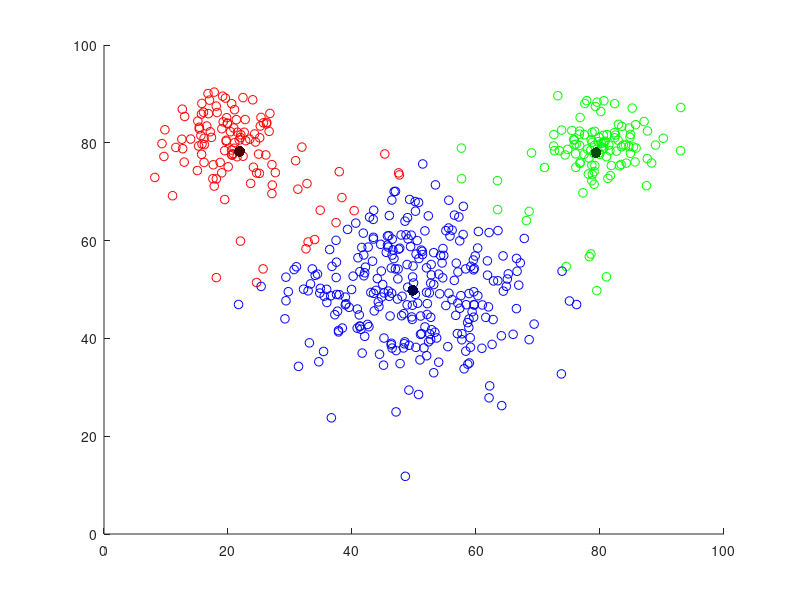

Write the MATLAB code that produced this figure.
% Uebung 03
% ----------
% Video zu PCA: https://www.youtube.com/watch?v=7OAs0h0kYmk
%
% J. Cavojska, N. Lehmann

% Trainingsdaten, Testdaten und Clusterdaten laden
A = load('pendigits-training.txt');
B = load('pendigits-testing.txt');
C = load('clusters.txt');

% Daten aufbereiten
A_n   = size(A,2);
A_m   = size(A,1);
A = sortrows(A,A_n);
A_0 = A((A(:,17)==0),:);
A_1 = A((A(:,17)==1),:);
A_2 = A((A(:,17)==2),:);
A_3 = A((A(:,17)==3),:);
A_4 = A((A(:,17)==4),:);
A_5 = A((A(:,17)==5),:);
A_6 = A((A(:,17)==6),:);
A_7 = A((A(:,17)==7),:);
A_8 = A((A(:,17)==8),:);
A_9 = A((A(:,17)==9),:);
X = A(:,1:A_n -1); % alle Daten ausser der Zuglinie
x = min(X):max(X);
B_n   = size(B,2);
B_m   = size(B,1);

% Aufgabe 1 (3 Punkte)

% A 1.1: multivariate (mehrdimensionale) Normalverteilung
%        (Erwartungswert, Kovarianzmatrix) berechnen

% Erwartungswert fuer jede Koordinate fuer jeden Zug (0 bis 9)
E_A_0 = mean(A_0(:,1:A_n -1));
E_A_1 = mean(A_1(:,1:A_n -1));
E_A_2 = mean(A_2(:,1:A_n -1));
E_A_3 = mean(A_3(:,1:A_n -1));
E_A_4 = mean(A_4(:,1:A_n -1));
E_A_5 = mean(A_5(:,1:A_n -1));
E_A_6 = mean(A_6(:,1:A_n -1));
E_A_7 = mean(A_7(:,1:A_n -1));
E_A_8 = mean(A_8(:,1:A_n -1));
E_A_9 = mean(A_9(:,1:A_n -1));

% Kovarianzmatrix fuer jeden Zug (0 bis 9)
CVM_A_0 = cov(A_0(:,1:A_n -1));
CVM_A_1 = cov(A_1(:,1:A_n -1));
CVM_A_2 = cov(A_2(:,1:A_n -1));
CVM_A_3 = cov(A_3(:,1:A_n -1));
CVM_A_4 = cov(A_4(:,1:A_n -1));
CVM_A_5 = cov(A_5(:,1:A_n -1));
CVM_A_6 = cov(A_6(:,1:A_n -1));
CVM_A_7 = cov(A_7(:,1:A_n -1));
CVM_A_8 = cov(A_8(:,1:A_n -1));
CVM_A_9 = cov(A_9(:,1:A_n -1));

% Multivariante PDF generieren fuer jeden Zug (0 bis 9)
% wir geben hier kein Intervall an, weil die pdf hochdimensional ist 
% und nicht nur fuer einen bestimmten Bereich berechnet werden soll
A_0_mvpdf = mvnpdf(A_0(:,1:A_n -1), E_A_0, CVM_A_0);
A_1_mvpdf = mvnpdf(A_1(:,1:A_n -1), E_A_1, CVM_A_1);
A_2_mvpdf = mvnpdf(A_2(:,1:A_n -1), E_A_2, CVM_A_2);
A_3_mvpdf = mvnpdf(A_3(:,1:A_n -1), E_A_3, CVM_A_3);
A_4_mvpdf = mvnpdf(A_4(:,1:A_n -1), E_A_4, CVM_A_4);
A_5_mvpdf = mvnpdf(A_5(:,1:A_n -1), E_A_5, CVM_A_5);
A_6_mvpdf = mvnpdf(A_6(:,1:A_n -1), E_A_6, CVM_A_6);
A_7_mvpdf = mvnpdf(A_7(:,1:A_n -1), E_A_7, CVM_A_7);
A_8_mvpdf = mvnpdf(A_8(:,1:A_n -1), E_A_8, CVM_A_8);
A_9_mvpdf = mvnpdf(A_9(:,1:A_n -1), E_A_9, CVM_A_9);


% A 1.2: Testdaten anhand der A-Posteriori-PDF klassifizieren,
%        Konfusionsmatrix und Klassifikationsguete angeben
%        (Annahme: Gleichverteilte A-Priori-Wahrscheinlichkeit
%                  fuer jede Ziffer)

% A-Priori-Wahrscheinlichkeit fuer jeden Zug (0 bis 9)
A_x_apriori = 1 / length(unique(A(:,A_n)));

% A-Posteriori-Wahrscheinlichkeit fuer jeden Zug (0 bis 9)
% P(Zuglinie | Position) = P(Position | Zuglinie) * P(Zuglinie)
A_0_aposteriori = A_0_mvpdf * A_x_apriori;
A_1_aposteriori = A_1_mvpdf * A_x_apriori;
A_2_aposteriori = A_2_mvpdf * A_x_apriori;
A_3_aposteriori = A_3_mvpdf * A_x_apriori;
A_4_aposteriori = A_4_mvpdf * A_x_apriori;
A_5_aposteriori = A_5_mvpdf * A_x_apriori;
A_6_aposteriori = A_6_mvpdf * A_x_apriori;
A_7_aposteriori = A_7_mvpdf * A_x_apriori;
A_8_aposteriori = A_8_mvpdf * A_x_apriori;
A_9_aposteriori = A_9_mvpdf * A_x_apriori;

% Wir klassifizieren mit der L2-Norm.
M_classify = [];
for index = 1:size(B,1)
    trainData = B(index,1:B_n -1);
    A_0_aposteriori_predict = mvnpdf(trainData, E_A_0, CVM_A_0);
    A_1_aposteriori_predict = mvnpdf(trainData, E_A_1, CVM_A_1);
    A_2_aposteriori_predict = mvnpdf(trainData, E_A_2, CVM_A_2);
    A_3_aposteriori_predict = mvnpdf(trainData, E_A_3, CVM_A_3);
    A_4_aposteriori_predict = mvnpdf(trainData, E_A_4, CVM_A_4);
    A_5_aposteriori_predict = mvnpdf(trainData, E_A_5, CVM_A_5);
    A_6_aposteriori_predict = mvnpdf(trainData, E_A_6, CVM_A_6);
    A_7_aposteriori_predict = mvnpdf(trainData, E_A_7, CVM_A_7);
    A_8_aposteriori_predict = mvnpdf(trainData, E_A_8, CVM_A_8);
    A_9_aposteriori_predict = mvnpdf(trainData, E_A_9, CVM_A_9);
    
    [maxValue, indexAtMaxValue] = max([norm(A_0_aposteriori_predict),norm(A_1_aposteriori_predict),norm(A_2_aposteriori_predict),norm(A_3_aposteriori_predict),norm(A_4_aposteriori_predict),norm(A_5_aposteriori_predict),norm(A_6_aposteriori_predict),norm(A_7_aposteriori_predict),norm(A_8_aposteriori_predict),norm(A_9_aposteriori_predict)]);
    
    if (maxValue == norm(A_0_aposteriori_predict))     % train 0 predicted
        tmpVector = [B(index,1:B_n -1),B(index,B_n),0];
        M_classify = vertcat(M_classify,tmpVector);
    elseif (maxValue == norm(A_1_aposteriori_predict)) % train 1 predicted
        tmpVector = [B(index,1:B_n -1),B(index,B_n),1];
        M_classify = vertcat(M_classify,tmpVector);
    elseif (maxValue == norm(A_2_aposteriori_predict)) % train 2 predicted
        tmpVector = [B(index,1:B_n -1),B(index,B_n),2];
        M_classify = vertcat(M_classify,tmpVector);
    elseif (maxValue == norm(A_3_aposteriori_predict)) % train 3 predicted
        tmpVector = [B(index,1:B_n -1),B(index,B_n),3];
        M_classify = vertcat(M_classify,tmpVector);
    elseif (maxValue == norm(A_4_aposteriori_predict)) % train 4 predicted
        tmpVector = [B(index,1:B_n -1),B(index,B_n),4];
        M_classify = vertcat(M_classify,tmpVector);
    elseif (maxValue == norm(A_5_aposteriori_predict)) % train 5 predicted
        tmpVector = [B(index,1:B_n -1),B(index,B_n),5];
        M_classify = vertcat(M_classify,tmpVector);
    elseif (maxValue == norm(A_6_aposteriori_predict)) % train 6 predicted
        tmpVector = [B(index,1:B_n -1),B(index,B_n),6];
        M_classify = vertcat(M_classify,tmpVector);
    elseif (maxValue == norm(A_7_aposteriori_predict)) % train 7 predicted
        tmpVector = [B(index,1:B_n -1),B(index,B_n),7];
        M_classify = vertcat(M_classify,tmpVector);
    elseif (maxValue == norm(A_8_aposteriori_predict)) % train 8 predicted
        tmpVector = [B(index,1:B_n -1),B(index,B_n),8];
        M_classify = vertcat(M_classify,tmpVector);
    else                                       % train 9 predicted
        tmpVector = [B(index,1:B_n -1),B(index,B_n),9];
        M_classify = vertcat(M_classify,tmpVector);
    end % end-if
end % end-for_each

% Konfusionsmatrix
knownClass = M_classify(:, B_n);
predictedClass = M_classify(:, B_n +1);
confusionmat(knownClass, predictedClass)

%   341     0     0     0     0     0     0     0    22     0
%     0   350    12     0     1     0     0     0     1     0
%     0     8   355     0     0     0     0     1     0     0
%     0     9     0   320     0     1     0     1     0     5
%     0     0     0     0   362     0     0     0     0     2
%     0     0     0     1     0   323     0     0     2     9
%     0     0     0     0     0     0   325     0    11     0
%     0    28     0     0     0     0     0   314     5    17
%     0     0     0     0     0     0     0     0   336     0
%     0     5     0     0     0     0     0     1     1   329

% Klassifikationsguete
M_m = size(M_classify, 1);
corret_predicted = 0;
for index = 1:M_m
    if M_classify(index, B_n) == M_classify(index, B_n +1)
        corret_predicted = corret_predicted + 1;
    end
end
classification_quality = corret_predicted / M_m

%   0.9591

%%%%%%%%%%%%%%%%%%%%%%%%%%  Aufgabe 2 (4 Punkte)  %%%%%%%%%%%%%%%%%%%%%%%%%%%%%

% A 2.1: Erste Hauptkomponente der Trainingsdaten angeben
M_pca = princomp(zscore(B(:,1:B_n -1))); % pca with standardized variables
M_pca_fst = M_pca(:,1); % ?

% A 2.2: Dimensionsreduzierung mittels PCA,
%        Testdaten klassifizieren mit Bayes Klassifikator
%        (wie in Aufgabe 1)
%        Klassifikationsguete fuer alle Dimensionen angeben


%%%%%%%%%%%%%%%%%%%%%%%%%%%  Aufgabe 3 (3 Punkte)  %%%%%%%%%%%%%%%%%%%%%%%%%%%%

% A 3.1: k-means auf die Daten clusters.txt anwenden,
%        k-means soll selbst implementiert werden!

k = 3;
numIterations = 5;

mean1 = C(1,:); % mean1, selected randomly
mean2 = C(2,:); % mean2, selected randomly
mean3 = C(3,:); % mean3, selected randomly
mean1_elems = []; % elements belonging to mean1
mean2_elems = []; % elements belonging to mean2
mean3_elems = []; % elements belonging to mean3
plotArray = [];

for iter=1:numIterations
    mean1_elems = [];
    mean2_elems = [];
    mean3_elems = [];
    for elem=1:size(C,1) % iterate over all elements
        dist = sqrt(abs(C(elem,1) - mean1(:,1))^2  + abs(C(elem,2) - mean1(:,2))^2);
        closest = mean1;
        dist2 = sqrt(abs(C(elem,1) - mean2(:,1))^2  + abs(C(elem,2) - mean2(:,2))^2);
        if dist > dist2
            closest = mean2;
            dist = dist2;
        end
        dist3 = sqrt(abs(C(elem,1) - mean3(:,1))^2  + abs(C(elem,2) - mean3(:,2))^2);
        if dist > dist3
            closest = mean3;
            dist = dist3;
        end
        if closest == mean1
            mean1_elems = vertcat(mean1_elems, C(elem, :));
        elseif closest == mean2
            mean2_elems = vertcat(mean2_elems, C(elem, :));
        else
            mean3_elems = vertcat(mean3_elems, C(elem, :));
        end
    end
    mean1_elems;
    mean2_elems;
    mean3_elems;
    mean1 = [mean(mean1_elems(:,1)), mean(mean1_elems(:,2))];
    mean2 = [mean(mean2_elems(:,1)), mean(mean2_elems(:,2))];
    mean3 = [mean(mean3_elems(:,1)), mean(mean3_elems(:,2))];
    
    % Visualisierung der Clusterzentren
    plotOfIteration = 5; % which iteration do we want to see a plot for?
    if iter == plotOfIteration
        % x = min(mean1_elems):max(mean1_elems)
        mean1_elems_x = mean1_elems(:,1); % x coordinates of all elements belonging to mean1
        mean1_elems_y = mean1_elems(:,2); % y coordinates of all elements belonging to mean1
        mean2_elems_x = mean2_elems(:,1);
        mean2_elems_y = mean2_elems(:,2);
        mean3_elems_x = mean3_elems(:,1);
        mean3_elems_y = mean3_elems(:,2);
        scatter(mean1_elems_x, mean1_elems_y, 40, [1 0 0])
        hold on
        scatter(mean1(:,1), mean1(:,2), 60, [.3 0 0], 'filled')
        hold on
        scatter(mean2_elems_x, mean2_elems_y, 40, [0 1 0])
        hold on
        scatter(mean2(:,1), mean2(:,2), 60, [0 .3 0], 'filled')
        hold on
        scatter(mean3_elems_x, mean3_elems_y, 40, [0 0 1])
        hold on
        scatter(mean3(:,1), mean3(:,2), 60, [0 0 .3], 'filled')
    end
end
